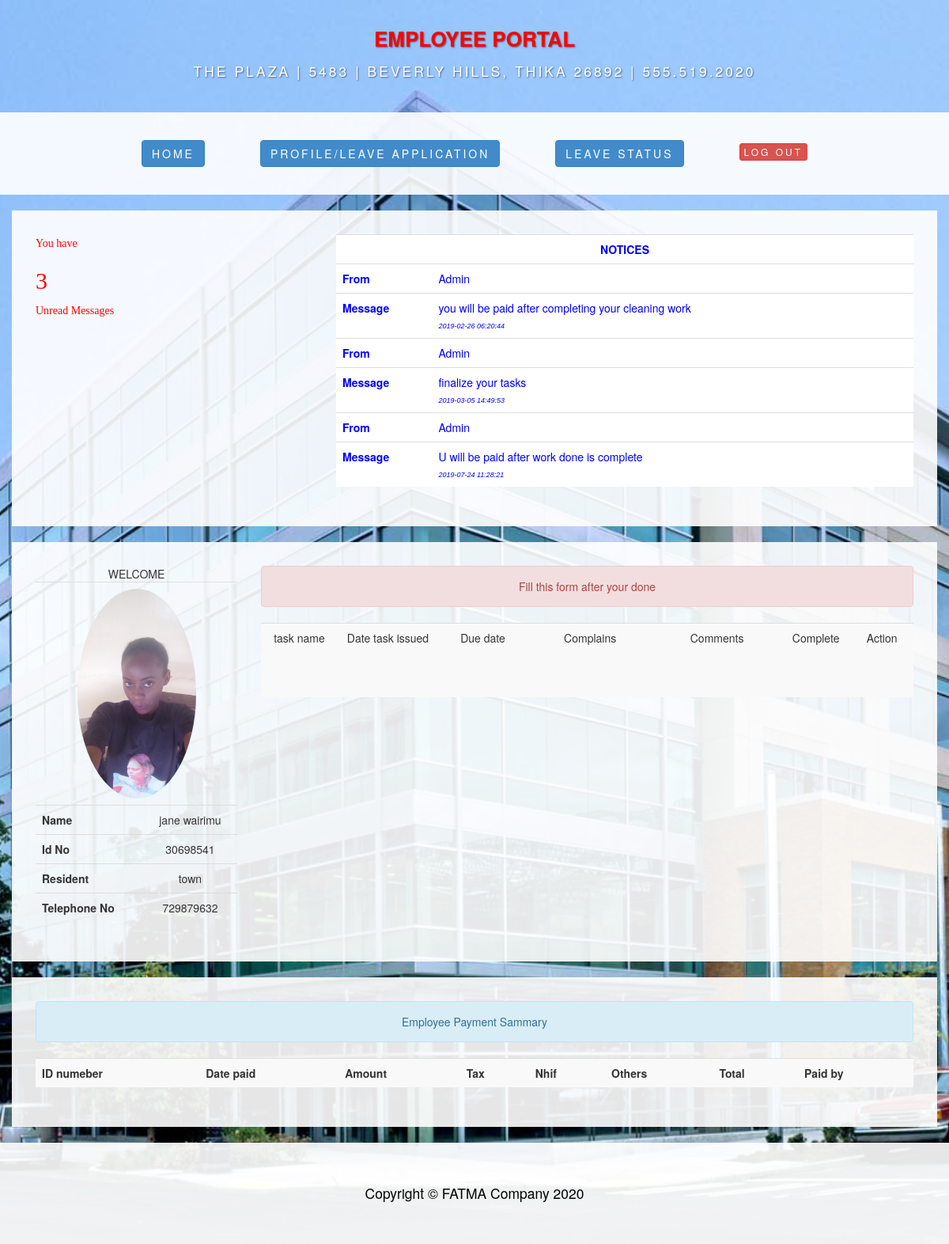
Screenshot of /employee/employee_prof.php (signed in) with the database file from the repository.
### tables this page shows
CREATE TABLE `notice` (
  `id` int(11) NOT NULL,
  `m_to` text NOT NULL,
  `m_from` text NOT NULL,
  `message` text NOT NULL,
  `date` timestamp NOT NULL DEFAULT CURRENT_TIMESTAMP ON UPDATE CURRENT_TIMESTAMP,
  `status` int(11) NOT NULL DEFAULT '0',
  `seen` int(11) NOT NULL
);

CREATE TABLE `employee` (
  `apply` varchar(11) NOT NULL,
  `id` int(11) NOT NULL,
  `fname` varchar(60) NOT NULL,
  `lname` varchar(60) NOT NULL,
  `id_no` int(11) NOT NULL,
  `account_no` int(11) NOT NULL,
  `photo` varchar(60) NOT NULL,
  `resident` varchar(60) NOT NULL,
  `tel_no` int(11) NOT NULL,
  `username` varchar(60) NOT NULL,
  `password` varchar(11) NOT NULL,
  `userlevel` int(60) NOT NULL DEFAULT '0',
  `reg_date` timestamp NOT NULL DEFAULT CURRENT_TIMESTAMP ON UPDATE CURRENT_TIMESTAMP,
  `gender` tinyint(11) NOT NULL,
  `task` int(11) NOT NULL,
  `reason` varchar(60) NOT NULL,
  `dfrom` varchar(60) NOT NULL,
  `back` text NOT NULL
);

### includes/functions.php (called while the page is built, shortened)
<?php
if  (!function_exists("GetSQLValueString")) {
function GetSQLValueString($theValue, $theType, $theDefinedValue = "", $theNotDefinedValue = "")
{
  $theValue = function_exists("mysql_real_escape_string") ? mysql_real_escape_string($theValue) : mysql_escape_string($theValue);
  switch ($theType) {
    case "text":
      $theValue = ($theValue != "") ? "'" . $theValue . "'" : "NULL";
      break;
    case "long":
    case "int":
      $theValue = ($theValue != "") ? intval($theValue) : "NULL";
      break;
  }
  return $theValue;
}
}
?>

### employee/employee_prof.php (the view, shortened to what this page needs)
<?php require_once('../Connections/conn.php'); ?>
<?php require_once('../includes/functions.php'); ?>
<?php
$colname_staff = "-1";
if (isset($_SESSION['MM_Username'])) {
  $colname_staff = $_SESSION['MM_Username'];
}
$query_staff = sprintf("SELECT * FROM employee WHERE username = %s", GetSQLValueString($colname_staff, "text"));
$staff = mysql_query($query_staff, $conn) or die(mysql_error());
$row_staff = mysql_fetch_assoc($staff);
		$editFormAction = $_SERVER['PHP_SELF'];
		if (isset($_SERVER['QUERY_STRING'])) {
		  $editFormAction .= "?" . htmlentities($_SERVER['QUERY_STRING']);
		}
?>
<?php
$query_notify = "SELECT * FROM notice WHERE status = 0 AND m_to='Employee' ORDER BY `date` ASC";
$notify = mysql_query($query_notify, $conn) or die(mysql_error());
$row_notify = mysql_fetch_assoc($notify);
$totalRows_notify = mysql_num_rows($notify);
?>
<!DOCTYPE html>
<html lang="en">
<head>
    <link href="../css/bootstrap.css" rel="stylesheet">
    <link href="../css/business-casual.css" rel="stylesheet">
    <link href="../css/mycss.css" rel="stylesheet" type="text/css">
    <link href="../SpryAssets/SpryValidationTextField.css" rel="stylesheet" type="text/css">
    <link href="../SpryAssets/SpryAccordion.css" rel="stylesheet" type="text/css">
</head>
<body>
    <div class="brand" id="companyname">EMPLOYEE PORTAL</div>
    <div class="address-bar">The Plaza | 5483 | Beverly Hills, Thika 26892 | 555.519.2020</div>
    	<?php require_once("../includes/emp_head.php");?>
	<div class="container">
                        <div class="row">
                            <div class="box">
                                <div class="col-lg-4">
                                   <span id="noticeno">
                                   You have <h2><?php echo $totalRows_notify ?></h2> Unread Messages
                                   </span>
                                </div>
                                <div class="col-lg-8">
                                  <form action="" method="post" name="notice" id="notice">
                                      <table width="445" height="81" border="0" align="center" class="table table-responsive"id="notice">
                                        <tr>
                                          <th colspan="3" scope="col"><center><marquee>NOTICES</marquee></center></th>
                                        </tr>
                                        <?php if ($totalRows_notify > 0) {  ?>
                                        <?php do { ?>
                                          <tr>
                                            <th width="88" scope="row">From</th>
                                            <td width="441"><?php echo $row_notify['m_from']; ?></td>
                                          </tr>
                                          <tr>
                                            <th scope="row">Message</th>
                                            <td><?php echo $row_notify['message']; ?><br>
                                           <span id="date"> <?php echo $row_notify['date']; ?></span>
                                            </td>
                                          </tr>
                                          <?php } while ($row_notify = mysql_fetch_assoc($notify)); ?>
                                    <?php }  ?>
                                            </table>
               					 </form>
                                </div>
                            </div>
                        </div>
    <div class="row">
            <div class="box">
            	  <div class="col-lg-3 text-center">
                  <table width="251" height="177" border="0" align="left" class="table table-responsive table-hover">
                  <caption>WELCOME</caption>
                    <tr>
                      <th colspan="2" scope="col">
                      <center>
                      <img src="<?php echo $row_staff['photo']; ?>" height="150" width="150" class="img-responsive img-circle"/>		  </center>
                      </th>
                    </tr>
                    <tr>
                      <th scope="row">Name</th>
                      <td><?php echo $row_staff['fname']; ?>	<?php echo $row_staff['lname']; ?></td>
                    </tr>
                    <tr>
                      <th scope="row">Id No</th>
                      <td><?php echo $row_staff['id_no']; ?></td>
                    </tr>
                    <tr>
                      <th scope="row">Resident</th>
                      <td><?php echo $row_staff['resident']; ?></td>
                    </tr>
                    <tr>
                      <th scope="row">Telephone No</th>
                      <td><?php echo $row_staff['tel_no']; ?></td>
                    </tr>
                  </table>
                  </div>
              <div class="col-lg-9 text-center">
                <form name="comments" method="POST" action="<?php echo $editFormAction; ?>">
                  <table width="802" height="94" border="0" class="table table-responsive table-striped">
                    <caption class="alert alert-danger">
					    Fill this form after your done
					  </caption>
                    <tr>
                      <td width="84" scope="row">task name</td>
                      <td width="110">Date task issued</td>
                      <td width="98">Due date</td>
                      <td width="137">Complains</td>
                      <td width="141">Comments</td>
                      <td width="69">Complete</td>
                      <td width="69">Action</td>
                    </tr>
                  </table>
                </form>
              </div>
            </div>
      </div>
        <div class="row">
            <div class="box">
                <div class="col-lg-12">
                  <form action="" method="post" name="payment" id="payment">
					<table width="983" border="0" align="center" class="table table-responsive table-striped table-hover">
					  <caption class="alert alert-info">
					    Employee Payment Sammary
					  </caption>
					  <tr>
					    <th scope="col">ID numeber</th>
					    <th scope="col">Date paid</th>
					    <th scope="col">Amount</th>
					    <th scope="col">Tax</th>
					    <th scope="col">Nhif</th>
					    <th scope="col">Others</th>
					    <th scope="col">Total</th>
					    <th scope="col">Paid by</th>
				      </tr>
				    </table>
                  </form>
                </div>
            </div>
        </div>
    </div>
    <footer>
       <?php require_once("../includes/footer.php");?>
    </footer>
</body>
</html>

### includes/emp_head.php (shortened to what this page needs)
<?php require_once('../includes/functions.php'); ?>
<?php
$logoutAction = $_SERVER['PHP_SELF']."?doLogout=true";
?>
<link href="../css/mycss.css" rel="stylesheet" type="text/css">
<nav class="navbar navbar-default" role="navigation">
        <div class="container">
          <div class="collapse navbar-collapse">
                <ul class="nav navbar-nav">
                    <li><a href="employee_prof.php"><span class="btn btn-primary">Home</span></a></li>
                    <li><a href="edit_profil.php"><span class="btn btn-primary">Profile/leave application</span></a></li>
					<li><a href="status.php"><span class="btn btn-primary"> Leave Status</span></a></li>
                    <li><a href="<?php echo $logoutAction ?>"><span class="btn btn-xs btn-danger">Log Out</span></a></li>
                </ul>
          </div>
  </div>
    </nav>

### includes/footer.php
 <div class="container">
            <div class="row">
                <div class="col-lg-12 text-center">
                    <p>Copyright &copy; FATMA Company 2020</p>
                </div>
            </div>
</div>

### css/business-casual.css (style rules this page uses)
body { background:url(../img/one.jpg) no-repeat center center fixed; -webkit-background-size: cover; -moz-background-size: cover; -o-background-size: cover; background-size: cover; }
h1, h2, h3, h4, h5, h6 { text-transform: uppercase; letter-spacing: 3px; font-weight: 400; }
p { font-size: 1.25em; line-height: 1.6; color: #000; }
.brand, .address-bar { display: none; }
.navbar-nav { text-transform: uppercase; letter-spacing: 3px; font-weight: 400; }
.box { background: #fff; background: rgba(255,255,255,0.9); margin-bottom: 20px; padding: 30px 15px; }
footer { background: #fff; background: rgba(255,255,255,0.9); }
footer p { margin: 0; padding: 50px 0; }
@media screen and (min-width: 768px) { .brand { display: inherit; font-weight: 700; font-size: 5em; line-height: normal; text-align: center; margin: 0; padding: 30px 0 10px; color: #fff; text-shadow: 1px 1px 2px rgba(0, 0, 0, 0.5); } }
@media screen and (min-width: 768px) { .address-bar { display: inherit; text-align: center; margin: 0; padding: 0 0 40px; font-size: 1.25em; text-transform: uppercase; letter-spacing: 3px; font-weight: 400; color: #fff; text-shadow: 1px 1px 2px rgba(0, 0, 0, 0.5); } }
@media screen and (min-width: 768px) { .navbar { border-radius: 0; } }
@media screen and (min-width: 768px) { .navbar { min-height: 0; } }
@media screen and (min-width: 768px) { .navbar-default { background: #fff; background: rgba(255,255,255,0.9); border: none; } }
@media screen and (min-width: 768px) { .nav>li>a { padding: 35px; } }
@media screen and (min-width: 768px) { .navbar-nav>li>a { line-height: normal; } }
@media screen and (min-width: 768px) { .navbar-nav { float: none; margin: 0 auto; display: table; table-layout: fixed; font-size: 1.25em; } }
@media screen and (min-width: 1200px) { .box:after { content: ''; display: table; clear: both; color:#F00; } }

### css/mycss.css (style rules this page uses)
#companyname { color:#F00; font-size:26px; }
#date { color:#00F; font-style:italic; font-size:9px; font-family:"Lucida Sans Unicode", "Lucida Grande", sans-serif; text-align:right; }
#notice { color:#00F; background-color:#FFF; }
#noticeno { color:#F00; font-family:"Comic Sans MS", cursive; }

### rows the page displays
notice: m_from "Admin", message "you will be paid after completing your cleaning work", date "2019-02-26 06:20:44"
notice: m_from "Admin", message "finalize your tasks", date "2019-03-05 14:49:53"
notice: m_from "Admin", message "U will be paid after work done is complete", date "2019-07-24 11:28:21"
employee: photo (picture), fname "jane", lname "wairimu", id_no "30698541", resident "town", tel_no "729879632"

### other values shown
$totalRows_notify "3"
